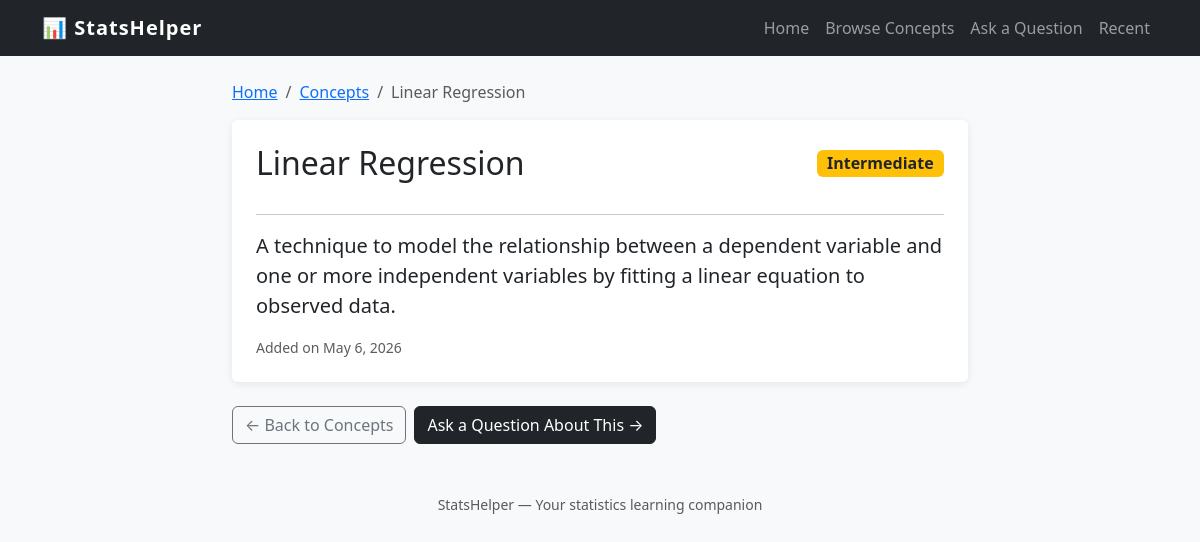
Screenshot of /concepts/linear-regression/ with the database file from the repository.
### core/models.py (models this page shows, shortened)
class Concept(models.Model):
    title             = models.CharField(max_length=200)
    slug              = models.SlugField(max_length=200, unique=True)
    level             = models.CharField(max_length=20, choices=LEVEL_CHOICES, default='beginner')
    short_description = models.TextField()
    created_at        = models.DateTimeField(auto_now_add=True)
    class Meta:
        ordering = ['title']   # alphabetical by default

### core/views.py (the view)
# urls.py: path('concepts/<slug:slug>/',   views.concept_detail,   name='concept_detail'),
def concept_detail(request, slug):
    concept = get_object_or_404(Concept, slug=slug)
    return render(request, 'core/concept_detail.html', {'concept': concept})

### templates/core/concept_detail.html (shortened to what this page needs)
{% extends "core/base.html" %}
{% block content %}
<div class="row justify-content-center">
  <div class="col-lg-8">
    <nav aria-label="breadcrumb" class="mb-3">
      <ol class="breadcrumb">
        <li class="breadcrumb-item"><a href="{% url 'home' %}">Home</a></li>
        <li class="breadcrumb-item"><a href="{% url 'concepts_list' %}">Concepts</a></li>
        <li class="breadcrumb-item active">{{ concept.title }}</li>
      </ol>
    </nav>
    <div class="card p-4">
      <div class="d-flex justify-content-between align-items-center mb-3">
        <h2 class="mb-0">{{ concept.title }}</h2>
        {% if concept.level == 'beginner' %}
          <span class="badge bg-success fs-6">Beginner</span>
        {% elif concept.level == 'intermediate' %}
          <span class="badge bg-warning text-dark fs-6">Intermediate</span>
        {% else %}
          <span class="badge bg-danger fs-6">Advanced</span>
        {% endif %}
      </div>
      <hr>
      <p class="lead">{{ concept.short_description }}</p>
      <small class="text-muted">Added on {{ concept.created_at|date:"F j, Y" }}</small>
    </div>
    <div class="mt-4 d-flex gap-2">
      <a href="{% url 'concepts_list' %}" class="btn btn-outline-secondary">← Back to Concepts</a>
      <a href="{% url 'ask' %}" class="btn btn-dark">Ask a Question About This →</a>
    </div>
  </div>
</div>
{% endblock %}

### templates/core/base.html (style rules this page uses)
body { background: #f8f9fa; }
.card { border: none; box-shadow: 0 2px 8px rgba(0,0,0,0.08); }

### rows the page displays
Concept: title "Linear Regression", short_description "A technique to model the relationship between a dependent variable and one or more independent variables by fitting a linear equation to observed data.", created_at "May 6, 2026"
